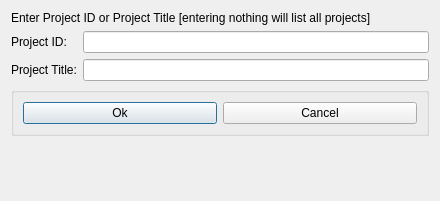
<?xml version="1.0" encoding="UTF-8"?>
<ui version="4.0">
 <class>FindProject</class>
 <widget class="QDialog" name="FindProject">
  <property name="geometry">
   <rect>
    <x>0</x>
    <y>0</y>
    <width>440</width>
    <height>201</height>
   </rect>
  </property>
  <property name="sizePolicy">
   <sizepolicy hsizetype="Maximum" vsizetype="MinimumExpanding">
    <horstretch>0</horstretch>
    <verstretch>0</verstretch>
   </sizepolicy>
  </property>
  <property name="minimumSize">
   <size>
    <width>400</width>
    <height>160</height>
   </size>
  </property>
  <property name="windowTitle">
   <string>Find Project</string>
  </property>
  <layout class="QFormLayout" name="formLayout">
   <item row="0" column="0" colspan="2">
    <widget class="QLabel" name="label_3">
     <property name="text">
      <string>Enter Project ID or Project Title [entering nothing will list all projects]</string>
     </property>
     <property name="wordWrap">
      <bool>true</bool>
     </property>
    </widget>
   </item>
   <item row="1" column="0">
    <widget class="QLabel" name="label">
     <property name="text">
      <string>Project ID:</string>
     </property>
     <property name="buddy">
      <cstring>txtProjectID</cstring>
     </property>
    </widget>
   </item>
   <item row="1" column="1">
    <widget class="QLineEdit" name="txtProjectID"/>
   </item>
   <item row="2" column="0">
    <widget class="QLabel" name="label_2">
     <property name="text">
      <string>Project Title:</string>
     </property>
     <property name="buddy">
      <cstring>txtProjectTitle</cstring>
     </property>
    </widget>
   </item>
   <item row="2" column="1">
    <widget class="QLineEdit" name="txtProjectTitle"/>
   </item>
   <item row="3" column="0" colspan="2">
    <widget class="QGroupBox" name="groupBox">
     <property name="sizePolicy">
      <sizepolicy hsizetype="Expanding" vsizetype="Minimum">
       <horstretch>0</horstretch>
       <verstretch>0</verstretch>
      </sizepolicy>
     </property>
     <property name="title">
      <string/>
     </property>
     <layout class="QHBoxLayout" name="horizontalLayout">
      <item>
       <widget class="QPushButton" name="cmdOk">
        <property name="text">
         <string>Ok</string>
        </property>
       </widget>
      </item>
      <item>
       <widget class="QPushButton" name="cmdCancel">
        <property name="text">
         <string>Cancel</string>
        </property>
       </widget>
      </item>
     </layout>
    </widget>
   </item>
  </layout>
 </widget>
 <tabstops>
  <tabstop>txtProjectID</tabstop>
  <tabstop>txtProjectTitle</tabstop>
 </tabstops>
 <resources/>
 <connections>
  <connection>
   <sender>cmdOk</sender>
   <signal>clicked()</signal>
   <receiver>FindProject</receiver>
   <slot>findProject()</slot>
   <hints>
    <hint type="sourcelabel">
     <x>121</x>
     <y>150</y>
    </hint>
    <hint type="destinationlabel">
     <x>49</x>
     <y>183</y>
    </hint>
   </hints>
  </connection>
  <connection>
   <sender>cmdCancel</sender>
   <signal>clicked()</signal>
   <receiver>FindProject</receiver>
   <slot>mdiClose()</slot>
   <hints>
    <hint type="sourcelabel">
     <x>270</x>
     <y>161</y>
    </hint>
    <hint type="destinationlabel">
     <x>321</x>
     <y>183</y>
    </hint>
   </hints>
  </connection>
 </connections>
 <slots>
  <slot>findProject()</slot>
  <slot>mdiClose()</slot>
 </slots>
</ui>
